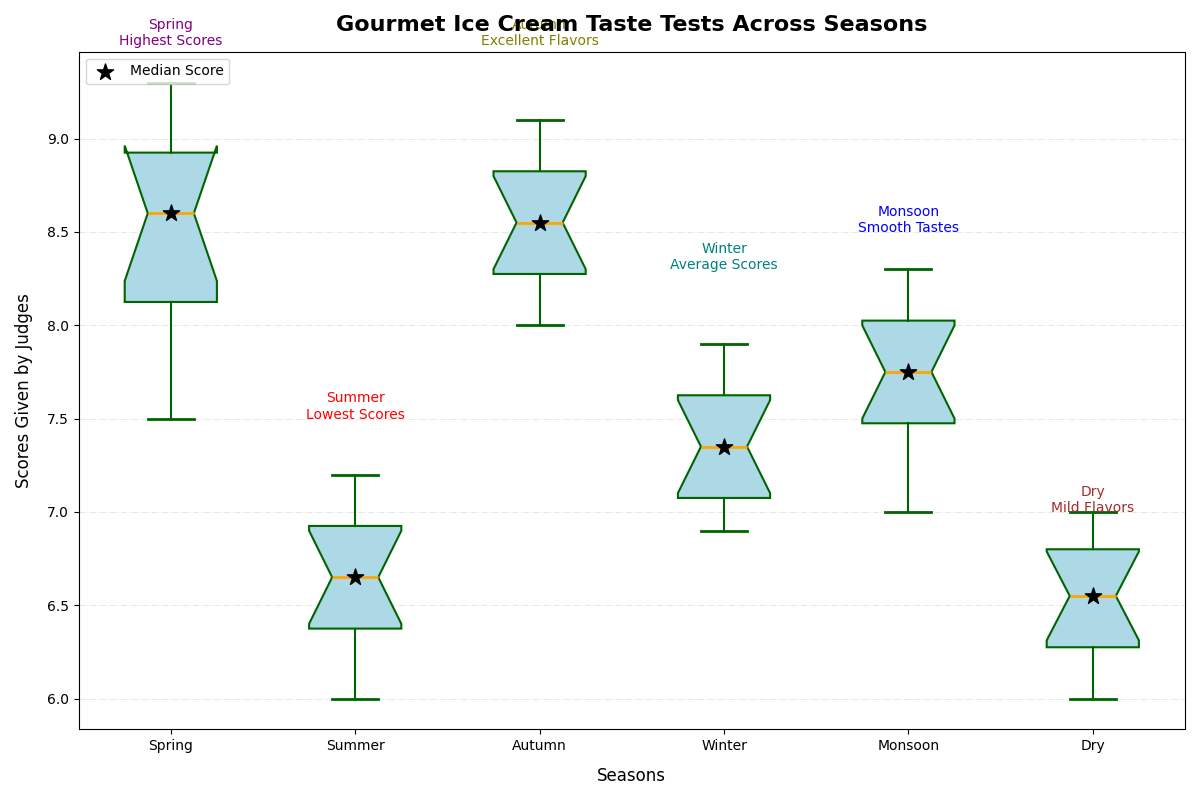

Write the Python code that produced this figure.
import matplotlib.pyplot as plt
import numpy as np

spring_scores = [8.2, 8.9, 9.1, 7.8, 8.7, 9.3, 7.5, 8.5, 8.8, 9.0, 8.3, 7.9]
summer_scores = [6.5, 6.8, 7.0, 6.4, 6.1, 7.2, 6.6, 6.9, 6.7, 7.1, 6.3, 6.0]
autumn_scores = [8.8, 8.1, 8.5, 8.4, 8.7, 9.0, 8.3, 8.6, 8.9, 9.1, 8.2, 8.0]
winter_scores = [7.0, 7.3, 7.5, 7.8, 6.9, 7.4, 7.1, 7.2, 7.6, 7.9, 7.7, 7.0]
monsoon_scores = [7.5, 7.8, 8.1, 7.0, 7.3, 8.0, 7.4, 7.6, 7.7, 8.2, 8.3, 7.9]
dry_scores = [6.8, 6.5, 6.1, 6.4, 6.6, 7.0, 6.3, 6.2, 6.9, 6.7, 6.0, 6.8]

scores_data = [spring_scores, summer_scores, autumn_scores, winter_scores, monsoon_scores, dry_scores]
median_values = [np.median(season) for season in scores_data]
season_labels = ['Spring', 'Summer', 'Autumn', 'Winter', 'Monsoon', 'Dry']

fig, ax = plt.subplots(figsize=(12, 8))

bplot = ax.boxplot(scores_data, vert=True, patch_artist=True, labels=season_labels, notch=True,
                   boxprops=dict(facecolor='lightblue', color='darkgreen', linewidth=1.5),
                   whiskerprops=dict(color='darkgreen', linewidth=1.5),
                   capprops=dict(color='darkgreen', linewidth=2),
                   medianprops=dict(color='orange', linewidth=2),
                   flierprops=dict(marker='s', markerfacecolor='magenta', markersize=8, linestyle='none', markeredgecolor='darkgreen'))

ax.scatter(range(1, 7), median_values, color='black', marker='*', s=150, zorder=3, label='Median Score')

ax.set_title('Gourmet Ice Cream Taste Tests Across Seasons', fontsize=16, fontweight='bold', pad=15)
ax.set_xlabel('Seasons', fontsize=12, labelpad=10)
ax.set_ylabel('Scores Given by Judges', fontsize=12, labelpad=10)

ax.text(1, 9.5, 'Spring\nHighest Scores', fontsize=10, color='purple', ha='center')
ax.text(2, 7.5, 'Summer\nLowest Scores', fontsize=10, color='red', ha='center')
ax.text(3, 9.5, 'Autumn\nExcellent Flavors', fontsize=10, color='olive', ha='center')
ax.text(4, 8.3, 'Winter\nAverage Scores', fontsize=10, color='teal', ha='center')
ax.text(5, 8.5, 'Monsoon\nSmooth Tastes', fontsize=10, color='blue', ha='center')
ax.text(6, 7, 'Dry\nMild Flavors', fontsize=10, color='brown', ha='center')

ax.legend(loc='upper left', fontsize=10)

ax.grid(axis='y', linestyle='-.', linewidth=0.7, alpha=0.3)

plt.tight_layout()
plt.show()
